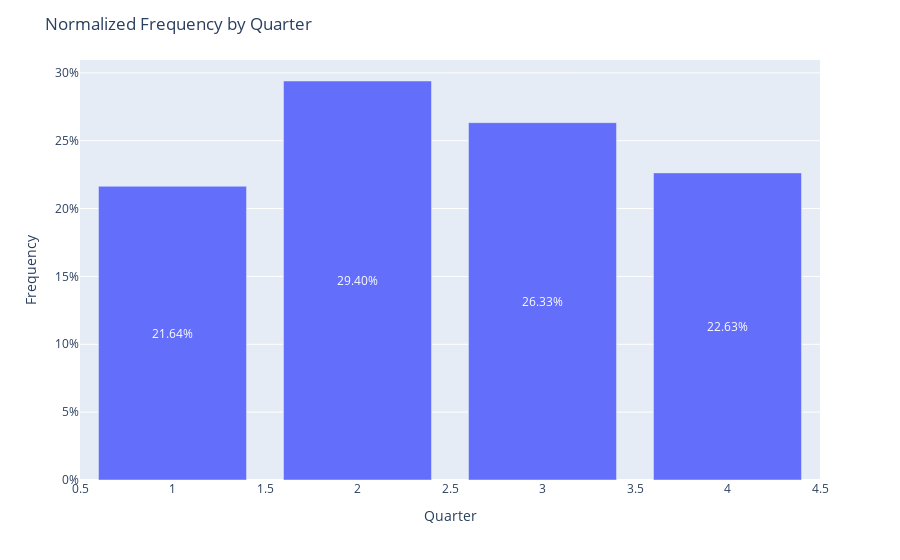

This figure's notebook cell:
### Code cell
df['quarter'] = pd.to_datetime(df['InvoiceDate']).dt.quarter
freq = df['quarter'].value_counts(normalize=True).sort_index().round(4)

freq_df = freq.reset_index()
freq_df.columns = ['quarter', 'frequency']

fig = px.bar(freq_df, x='quarter', y='frequency', text='frequency')
fig.update_traces(texttemplate='%{text:.2%}', textposition='inside', insidetextanchor='middle')
fig.update_layout(
    title='Normalized Frequency by Quarter',
    xaxis_title='Quarter',
    yaxis_title='Frequency',
    yaxis_tickformat='.0%',
    uniformtext_minsize=8,
    uniformtext_mode='hide'
)

fig.show()

### Figure 1 — Plotly figure (JSON) as saved in the notebook; plotly's stock layout.template omitted (floating-point values rounded to 4 significant figures)
{"data": [{"hovertemplate": "quarter=%{x}<br>frequency=%{text}<extra></extra>", "insidetextanchor": "middle", "legendgroup": "", "marker": {"color": "#636efa", "pattern": {"shape": ""}}, "name": "", "orientation": "v", "showlegend": false, "text": [0.2164, 0.294, 0.2633, 0.2263], "textposition": "inside", "texttemplate": "%{text:.2%}", "type": "bar", "x": [1.0, 2.0, 3.0, 4.0], "xaxis": "x", "y": [0.2164, 0.294, 0.2633, 0.2263], "yaxis": "y"}], "layout": {"barmode": "relative", "legend": {"tracegroupgap": 0}, "margin": {"t": 60}, "title": {"text": "Normalized Frequency by Quarter"}, "uniformtext": {"minsize": 8, "mode": "hide"}, "xaxis": {"anchor": "y", "domain": [0, 1], "title": {"text": "Quarter"}}, "yaxis": {"anchor": "x", "domain": [0, 1], "tickformat": ".0%", "title": {"text": "Frequency"}}}}
